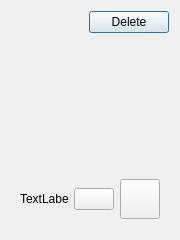
<?xml version="1.0" encoding="UTF-8"?>
<ui version="4.0">
 <class>Image_Big_Class</class>
 <widget class="QDialog" name="Image_Big_Class">
  <property name="geometry">
   <rect>
    <x>0</x>
    <y>0</y>
    <width>180</width>
    <height>240</height>
   </rect>
  </property>
  <property name="minimumSize">
   <size>
    <width>180</width>
    <height>240</height>
   </size>
  </property>
  <property name="windowMySpeed" stdset="0">
   <string>Dialog</string>
  </property>
  <layout class="QVBoxLayout" name="verticalLayout">
   <item>
    <layout class="QHBoxLayout" name="horizontalLayout_2">
     <item>
      <spacer name="horizontalSpacer_2">
       <property name="orientation">
        <enum>Qt::Horizontal</enum>
       </property>
       <property name="sizeHint" stdset="0">
        <size>
         <width>40</width>
         <height>20</height>
        </size>
       </property>
      </spacer>
     </item>
     <item>
      <widget class="QPushButton" name="deleteButton">
       <property name="text">
        <string>Delete</string>
       </property>
      </widget>
     </item>
    </layout>
   </item>
   <item>
    <spacer name="verticalSpacer">
     <property name="orientation">
      <enum>Qt::Vertical</enum>
     </property>
     <property name="sizeHint" stdset="0">
      <size>
       <width>20</width>
       <height>153</height>
      </size>
     </property>
    </spacer>
   </item>
   <item>
    <widget class="QWidget" name="widget" native="true">
     <property name="minimumSize">
      <size>
       <width>0</width>
       <height>60</height>
      </size>
     </property>
     <property name="maximumSize">
      <size>
       <width>16777215</width>
       <height>60</height>
      </size>
     </property>
     <layout class="QHBoxLayout" name="horizontalLayout">
      <item>
       <widget class="QLabel" name="nameLabel">
        <property name="text">
         <string>TextLabel</string>
        </property>
       </widget>
      </item>
      <item>
       <widget class="QPushButton" name="KeyBoardButton">
        <property name="text">
         <string/>
        </property>
       </widget>
      </item>
      <item>
       <spacer name="horizontalSpacer">
        <property name="orientation">
         <enum>Qt::Horizontal</enum>
        </property>
        <property name="sizeHint" stdset="0">
         <size>
          <width>42</width>
          <height>20</height>
         </size>
        </property>
       </spacer>
      </item>
      <item>
       <widget class="QPushButton" name="runButton">
        <property name="minimumSize">
         <size>
          <width>40</width>
          <height>40</height>
         </size>
        </property>
        <property name="maximumSize">
         <size>
          <width>40</width>
          <height>40</height>
         </size>
        </property>
        <property name="text">
         <string/>
        </property>
       </widget>
      </item>
     </layout>
    </widget>
   </item>
  </layout>
 </widget>
 <resources/>
 <connections/>
</ui>
